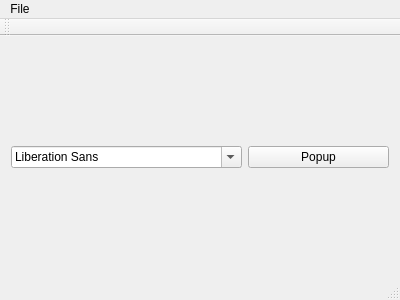
<?xml version="1.0" encoding="UTF-8"?>
<ui version="4.0">
 <class>MainWindow</class>
 <widget class="QMainWindow" name="MainWindow">
  <property name="geometry">
   <rect>
    <x>0</x>
    <y>0</y>
    <width>400</width>
    <height>300</height>
   </rect>
  </property>
  <property name="windowTitle">
   <string>MainWindow</string>
  </property>
  <widget class="QWidget" name="centralWidget">
   <layout class="QHBoxLayout" name="horizontalLayout">
    <item>
     <widget class="QFontComboBox" name="fontComboBox"/>
    </item>
    <item>
     <widget class="QPushButton" name="openPopupButton">
      <property name="text">
       <string>Popup</string>
      </property>
     </widget>
    </item>
   </layout>
  </widget>
  <widget class="QMenuBar" name="menuBar">
   <property name="geometry">
    <rect>
     <x>0</x>
     <y>0</y>
     <width>400</width>
     <height>21</height>
    </rect>
   </property>
   <widget class="QMenu" name="menuFile">
    <property name="title">
     <string>File</string>
    </property>
    <addaction name="actionQuit"/>
   </widget>
   <addaction name="menuFile"/>
  </widget>
  <widget class="QToolBar" name="mainToolBar">
   <attribute name="toolBarArea">
    <enum>TopToolBarArea</enum>
   </attribute>
   <attribute name="toolBarBreak">
    <bool>false</bool>
   </attribute>
  </widget>
  <widget class="QStatusBar" name="statusBar"/>
  <action name="actionQuit">
   <property name="text">
    <string>Quit</string>
   </property>
  </action>
 </widget>
 <layoutdefault spacing="6" margin="11"/>
 <resources/>
 <connections/>
</ui>
